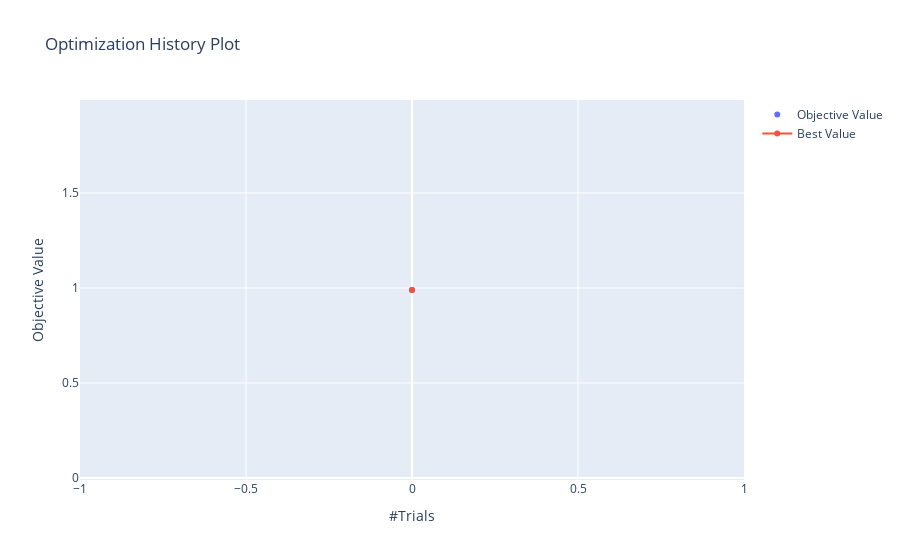
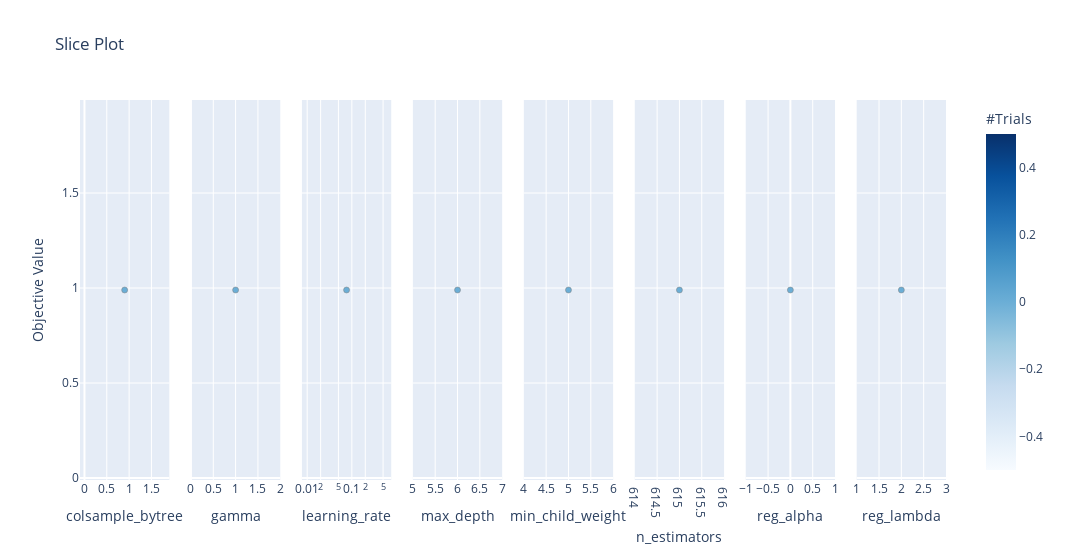
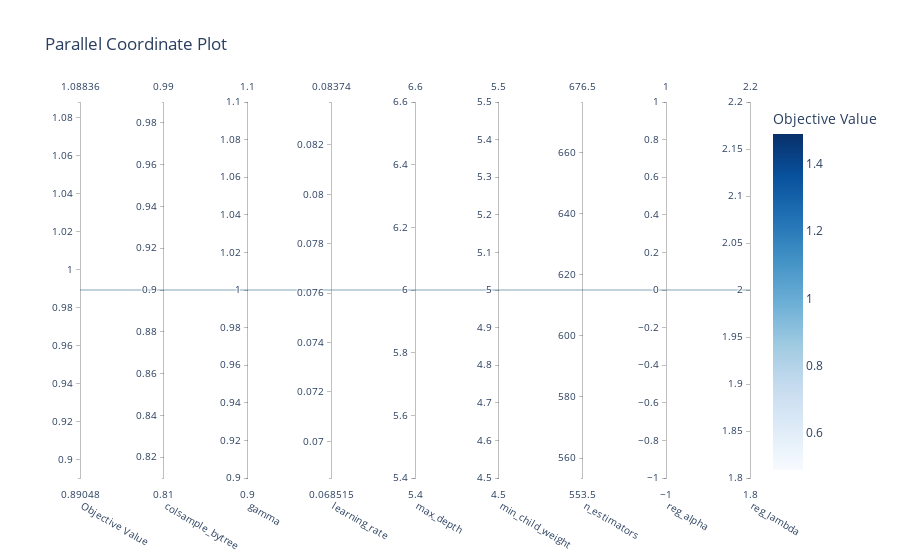
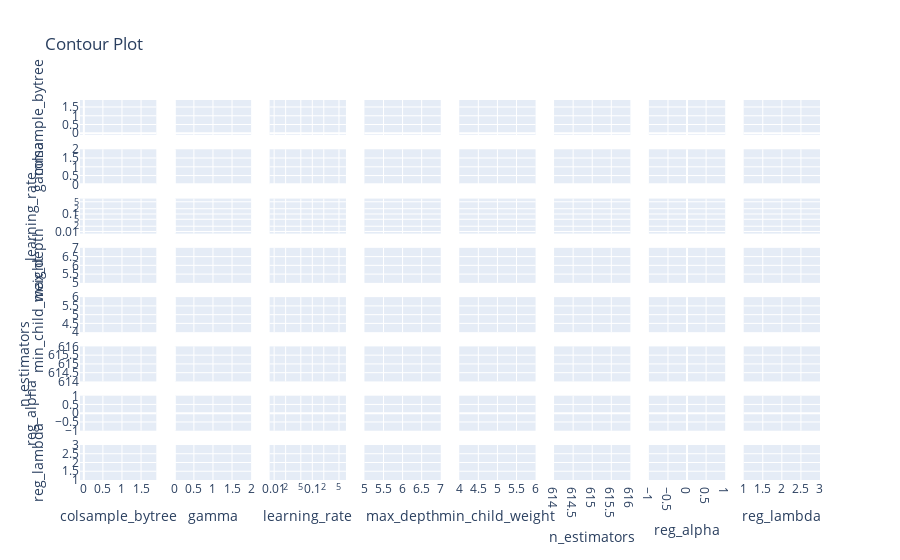

The cell these charts' notebook holds for them, in order:
### Code cell
df,study = tunning.optuna_opt(df,'Class','xgb',cv=3,n_trials=1)

### Figure 1 — Plotly figure (JSON) as saved in the notebook; plotly's stock layout.template omitted (floating-point values rounded to 4 significant figures)
{"data": [{"mode": "markers", "name": "Objective Value", "type": "scatter", "x": [0], "y": [0.9894]}, {"name": "Best Value", "type": "scatter", "x": [0], "y": [0.9894]}], "layout": {"title": {"text": "Optimization History Plot"}, "xaxis": {"title": {"text": "#Trials"}}, "yaxis": {"title": {"text": "Objective Value"}}}}

### Figure 2 — Plotly figure (JSON) as saved in the notebook; plotly's stock layout.template omitted (floating-point values rounded to 4 significant figures)
{"data": [{"marker": {"color": [0], "colorbar": {"title": {"text": "#Trials"}, "x": 1, "xpad": 40}, "colorscale": [[0, "rgb(247,251,255)"], [0.125, "rgb(222,235,247)"], [0.25, "rgb(198,219,239)"], [0.375, "rgb(158,202,225)"], [0.5, "rgb(107,174,214)"], [0.625, "rgb(66,146,198)"], [0.75, "rgb(33,113,181)"], [0.875, "rgb(8,81,156)"], [1, "rgb(8,48,107)"]], "line": {"color": "Grey", "width": 0.5}, "showscale": true}, "mode": "markers", "showlegend": false, "type": "scatter", "x": [0.9], "xaxis": "x", "y": [0.9894], "yaxis": "y"}, {"marker": {"color": [0], "colorbar": {"title": {"text": "#Trials"}, "x": 1, "xpad": 40}, "colorscale": [[0, "rgb(247,251,255)"], [0.125, "rgb(222,235,247)"], [0.25, "rgb(198,219,239)"], [0.375, "rgb(158,202,225)"], [0.5, "rgb(107,174,214)"], [0.625, "rgb(66,146,198)"], [0.75, "rgb(33,113,181)"], [0.875, "rgb(8,81,156)"], [1, "rgb(8,48,107)"]], "line": {"color": "Grey", "width": 0.5}, "showscale": false}, "mode": "markers", "showlegend": false, "type": "scatter", "x": [1], "xaxis": "x2", "y": [0.9894], "yaxis": "y2"}, {"marker": {"color": [0], "colorbar": {"title": {"text": "#Trials"}, "x": 1, "xpad": 40}, "colorscale": [[0, "rgb(247,251,255)"], [0.125, "rgb(222,235,247)"], [0.25, "rgb(198,219,239)"], [0.375, "rgb(158,202,225)"], [0.5, "rgb(107,174,214)"], [0.625, "rgb(66,146,198)"], [0.75, "rgb(33,113,181)"], [0.875, "rgb(8,81,156)"], [1, "rgb(8,48,107)"]], "line": {"color": "Grey", "width": 0.5}, "showscale": false}, "mode": "markers", "showlegend": false, "type": "scatter", "x": [0.07613], "xaxis": "x3", "y": [0.9894], "yaxis": "y3"}, {"marker": {"color": [0], "colorbar": {"title": {"text": "#Trials"}, "x": 1, "xpad": 40}, "colorscale": [[0, "rgb(247,251,255)"], [0.125, "rgb(222,235,247)"], [0.25, "rgb(198,219,239)"], [0.375, "rgb(158,202,225)"], [0.5, "rgb(107,174,214)"], [0.625, "rgb(66,146,198)"], [0.75, "rgb(33,113,181)"], [0.875, "rgb(8,81,156)"], [1, "rgb(8,48,107)"]], "line": {"color": "Grey", "width": 0.5}, "showscale": false}, "mode": "markers", "showlegend": false, "type": "scatter", "x": [6], "xaxis": "x4", "y": [0.9894], "yaxis": "y4"}, {"marker": {"color": [0], "colorbar": {"title": {"text": "#Trials"}, "x": 1, "xpad": 40}, "colorscale": [[0, "rgb(247,251,255)"], [0.125, "rgb(222,235,247)"], [0.25, "rgb(198,219,239)"], [0.375, "rgb(158,202,225)"], [0.5, "rgb(107,174,214)"], [0.625, "rgb(66,146,198)"], [0.75, "rgb(33,113,181)"], [0.875, "rgb(8,81,156)"], [1, "rgb(8,48,107)"]], "line": {"color": "Grey", "width": 0.5}, "showscale": false}, "mode": "markers", "showlegend": false, "type": "scatter", "x": [5], "xaxis": "x5", "y": [0.9894], "yaxis": "y5"}, {"marker": {"color": [0], "colorbar": {"title": {"text": "#Trials"}, "x": 1, "xpad": 40}, "colorscale": [[0, "rgb(247,251,255)"], [0.125, "rgb(222,235,247)"], [0.25, "rgb(198,219,239)"], [0.375, "rgb(158,202,225)"], [0.5, "rgb(107,174,214)"], [0.625, "rgb(66,146,198)"], [0.75, "rgb(33,113,181)"], [0.875, "rgb(8,81,156)"], [1, "rgb(8,48,107)"]], "line": {"color": "Grey", "width": 0.5}, "showscale": false}, "mode": "markers", "showlegend": false, "type": "scatter", "x": [615], "xaxis": "x6", "y": [0.9894], "yaxis": "y6"}, {"marker": {"color": [0], "colorbar": {"title": {"text": "#Trials"}, "x": 1, "xpad": 40}, "colorscale": [[0, "rgb(247,251,255)"], [0.125, "rgb(222,235,247)"], [0.25, "rgb(198,219,239)"], [0.375, "rgb(158,202,225)"], [0.5, "rgb(107,174,214)"], [0.625, "rgb(66,146,198)"], [0.75, "rgb(33,113,181)"], [0.875, "rgb(8,81,156)"], [1, "rgb(8,48,107)"]], "line": {"color": "Grey", "width": 0.5}, "showscale": false}, "mode": "markers", "showlegend": false, "type": "scatter", "x": [0], "xaxis": "x7", "y": [0.9894], "yaxis": "y7"}, {"marker": {"color": [0], "colorbar": {"title": {"text": "#Trials"}, "x": 1, "xpad": 40}, "colorscale": [[0, "rgb(247,251,255)"], [0.125, "rgb(222,235,247)"], [0.25, "rgb(198,219,239)"], [0.375, "rgb(158,202,225)"], [0.5, "rgb(107,174,214)"], [0.625, "rgb(66,146,198)"], [0.75, "rgb(33,113,181)"], [0.875, "rgb(8,81,156)"], [1, "rgb(8,48,107)"]], "line": {"color": "Grey", "width": 0.5}, "showscale": false}, "mode": "markers", "showlegend": false, "type": "scatter", "x": [2], "xaxis": "x8", "y": [0.9894], "yaxis": "y8"}], "layout": {"title": {"text": "Slice Plot"}, "width": 2400, "xaxis": {"anchor": "y", "domain": [0, 0.1031], "title": {"text": "colsample_bytree"}}, "xaxis2": {"anchor": "y2", "domain": [0.1281, 0.2312], "title": {"text": "gamma"}}, "xaxis3": {"anchor": "y3", "domain": [0.2562, 0.3594], "title": {"text": "learning_rate"}, "type": "log"}, "xaxis4": {"anchor": "y4", "domain": [0.3844, 0.4875], "title": {"text": "max_depth"}}, "xaxis5": {"anchor": "y5", "domain": [0.5125, 0.6156], "title": {"text": "min_child_weight"}}, "xaxis6": {"anchor": "y6", "domain": [0.6406, 0.7438], "title": {"text": "n_estimators"}}, "xaxis7": {"anchor": "y7", "domain": [0.7688, 0.8719], "title": {"text": "reg_alpha"}}, "xaxis8": {"anchor": "y8", "domain": [0.8969, 1], "title": {"text": "reg_lambda"}}, "yaxis": {"anchor": "x", "domain": [0, 1], "title": {"text": "Objective Value"}}, "yaxis2": {"anchor": "x2", "domain": [0, 1], "matches": "y", "showticklabels": false}, "yaxis3": {"anchor": "x3", "domain": [0, 1], "matches": "y", "showticklabels": false}, "yaxis4": {"anchor": "x4", "domain": [0, 1], "matches": "y", "showticklabels": false}, "yaxis5": {"anchor": "x5", "domain": [0, 1], "matches": "y", "showticklabels": false}, "yaxis6": {"anchor": "x6", "domain": [0, 1], "matches": "y", "showticklabels": false}, "yaxis7": {"anchor": "x7", "domain": [0, 1], "matches": "y", "showticklabels": false}, "yaxis8": {"anchor": "x8", "domain": [0, 1], "matches": "y", "showticklabels": false}}}

### Figure 3 — Plotly figure (JSON) as saved in the notebook; plotly's stock layout.template omitted (floating-point values rounded to 4 significant figures)
{"data": [{"dimensions": [{"label": "Objective Value", "range": [0.9894, 0.9894], "values": [0.9894]}, {"label": "colsample_bytree", "range": [0.9, 0.9], "values": [0.9]}, {"label": "gamma", "range": [1, 1], "values": [1]}, {"label": "learning_rate", "range": [0.07613, 0.07613], "values": [0.07613]}, {"label": "max_depth", "range": [6, 6], "values": [6]}, {"label": "min_child_weight", "range": [5, 5], "values": [5]}, {"label": "n_estimators", "range": [615, 615], "values": [615]}, {"label": "reg_alpha", "range": [0, 0], "values": [0]}, {"label": "reg_lambda", "range": [2, 2], "values": [2]}], "labelangle": 30, "labelside": "bottom", "line": {"color": [0.9894], "colorbar": {"title": {"text": "Objective Value"}}, "colorscale": [[0, "rgb(247,251,255)"], [0.125, "rgb(222,235,247)"], [0.25, "rgb(198,219,239)"], [0.375, "rgb(158,202,225)"], [0.5, "rgb(107,174,214)"], [0.625, "rgb(66,146,198)"], [0.75, "rgb(33,113,181)"], [0.875, "rgb(8,81,156)"], [1, "rgb(8,48,107)"]], "reversescale": false, "showscale": true}, "type": "parcoords"}], "layout": {"title": {"text": "Parallel Coordinate Plot"}}}

### Figure 4 — Plotly figure (JSON) as saved in the notebook; plotly's stock layout.template omitted (floating-point values rounded to 4 significant figures)
{"data": [{"type": "scatter", "xaxis": "x", "yaxis": "y"}, {"showscale": true, "type": "contour", "xaxis": "x9", "yaxis": "y9"}, {"type": "scatter", "xaxis": "x9", "yaxis": "y9"}, {"showscale": false, "type": "contour", "xaxis": "x17", "yaxis": "y17"}, {"type": "scatter", "xaxis": "x17", "yaxis": "y17"}, {"showscale": false, "type": "contour", "xaxis": "x25", "yaxis": "y25"}, {"type": "scatter", "xaxis": "x25", "yaxis": "y25"}, {"showscale": false, "type": "contour", "xaxis": "x33", "yaxis": "y33"}, {"type": "scatter", "xaxis": "x33", "yaxis": "y33"}, {"showscale": false, "type": "contour", "xaxis": "x41", "yaxis": "y41"}, {"type": "scatter", "xaxis": "x41", "yaxis": "y41"}, {"showscale": false, "type": "contour", "xaxis": "x49", "yaxis": "y49"}, {"type": "scatter", "xaxis": "x49", "yaxis": "y49"}, {"showscale": false, "type": "contour", "xaxis": "x57", "yaxis": "y57"}, {"type": "scatter", "xaxis": "x57", "yaxis": "y57"}, {"showscale": false, "type": "contour", "xaxis": "x2", "yaxis": "y2"}, {"type": "scatter", "xaxis": "x2", "yaxis": "y2"}, {"type": "scatter", "xaxis": "x10", "yaxis": "y10"}, {"showscale": false, "type": "contour", "xaxis": "x18", "yaxis": "y18"}, {"type": "scatter", "xaxis": "x18", "yaxis": "y18"}, {"showscale": false, "type": "contour", "xaxis": "x26", "yaxis": "y26"}, {"type": "scatter", "xaxis": "x26", "yaxis": "y26"}, {"showscale": false, "type": "contour", "xaxis": "x34", "yaxis": "y34"}, {"type": "scatter", "xaxis": "x34", "yaxis": "y34"}, {"showscale": false, "type": "contour", "xaxis": "x42", "yaxis": "y42"}, {"type": "scatter", "xaxis": "x42", "yaxis": "y42"}, {"showscale": false, "type": "contour", "xaxis": "x50", "yaxis": "y50"}, {"type": "scatter", "xaxis": "x50", "yaxis": "y50"}, {"showscale": false, "type": "contour", "xaxis": "x58", "yaxis": "y58"}, {"type": "scatter", "xaxis": "x58", "yaxis": "y58"}, {"showscale": false, "type": "contour", "xaxis": "x3", "yaxis": "y3"}, {"type": "scatter", "xaxis": "x3", "yaxis": "y3"}, {"showscale": false, "type": "contour", "xaxis": "x11", "yaxis": "y11"}, {"type": "scatter", "xaxis": "x11", "yaxis": "y11"}, {"type": "scatter", "xaxis": "x19", "yaxis": "y19"}, {"showscale": false, "type": "contour", "xaxis": "x27", "yaxis": "y27"}, {"type": "scatter", "xaxis": "x27", "yaxis": "y27"}, {"showscale": false, "type": "contour", "xaxis": "x35", "yaxis": "y35"}, {"type": "scatter", "xaxis": "x35", "yaxis": "y35"}, {"showscale": false, "type": "contour", "xaxis": "x43", "yaxis": "y43"}, {"type": "scatter", "xaxis": "x43", "yaxis": "y43"}, {"showscale": false, "type": "contour", "xaxis": "x51", "yaxis": "y51"}, {"type": "scatter", "xaxis": "x51", "yaxis": "y51"}, {"showscale": false, "type": "contour", "xaxis": "x59", "yaxis": "y59"}, {"type": "scatter", "xaxis": "x59", "yaxis": "y59"}, {"showscale": false, "type": "contour", "xaxis": "x4", "yaxis": "y4"}, {"type": "scatter", "xaxis": "x4", "yaxis": "y4"}, {"showscale": false, "type": "contour", "xaxis": "x12", "yaxis": "y12"}, {"type": "scatter", "xaxis": "x12", "yaxis": "y12"}, {"showscale": false, "type": "contour", "xaxis": "x20", "yaxis": "y20"}, {"type": "scatter", "xaxis": "x20", "yaxis": "y20"}, {"type": "scatter", "xaxis": "x28", "yaxis": "y28"}, {"showscale": false, "type": "contour", "xaxis": "x36", "yaxis": "y36"}, {"type": "scatter", "xaxis": "x36", "yaxis": "y36"}, {"showscale": false, "type": "contour", "xaxis": "x44", "yaxis": "y44"}, {"type": "scatter", "xaxis": "x44", "yaxis": "y44"}, {"showscale": false, "type": "contour", "xaxis": "x52", "yaxis": "y52"}, {"type": "scatter", "xaxis": "x52", "yaxis": "y52"}, {"showscale": false, "type": "contour", "xaxis": "x60", "yaxis": "y60"}, {"type": "scatter", "xaxis": "x60", "yaxis": "y60"}, {"showscale": false, "type": "contour", "xaxis": "x5", "yaxis": "y5"}, {"type": "scatter", "xaxis": "x5", "yaxis": "y5"}, {"showscale": false, "type": "contour", "xaxis": "x13", "yaxis": "y13"}, {"type": "scatter", "xaxis": "x13", "yaxis": "y13"}, {"showscale": false, "type": "contour", "xaxis": "x21", "yaxis": "y21"}, {"type": "scatter", "xaxis": "x21", "yaxis": "y21"}, {"showscale": false, "type": "contour", "xaxis": "x29", "yaxis": "y29"}, {"type": "scatter", "xaxis": "x29", "yaxis": "y29"}, {"type": "scatter", "xaxis": "x37", "yaxis": "y37"}, {"showscale": false, "type": "contour", "xaxis": "x45", "yaxis": "y45"}, {"type": "scatter", "xaxis": "x45", "yaxis": "y45"}, {"showscale": false, "type": "contour", "xaxis": "x53", "yaxis": "y53"}, {"type": "scatter", "xaxis": "x53", "yaxis": "y53"}, {"showscale": false, "type": "contour", "xaxis": "x61", "yaxis": "y61"}, {"type": "scatter", "xaxis": "x61", "yaxis": "y61"}, {"showscale": false, "type": "contour", "xaxis": "x6", "yaxis": "y6"}, {"type": "scatter", "xaxis": "x6", "yaxis": "y6"}, {"showscale": false, "type": "contour", "xaxis": "x14", "yaxis": "y14"}, {"type": "scatter", "xaxis": "x14", "yaxis": "y14"}, {"showscale": false, "type": "contour", "xaxis": "x22", "yaxis": "y22"}, {"type": "scatter", "xaxis": "x22", "yaxis": "y22"}, {"showscale": false, "type": "contour", "xaxis": "x30", "yaxis": "y30"}, {"type": "scatter", "xaxis": "x30", "yaxis": "y30"}, {"showscale": false, "type": "contour", "xaxis": "x38", "yaxis": "y38"}, {"type": "scatter", "xaxis": "x38", "yaxis": "y38"}, {"type": "scatter", "xaxis": "x46", "yaxis": "y46"}, {"showscale": false, "type": "contour", "xaxis": "x54", "yaxis": "y54"}, {"type": "scatter", "xaxis": "x54", "yaxis": "y54"}, {"showscale": false, "type": "contour", "xaxis": "x62", "yaxis": "y62"}, {"type": "scatter", "xaxis": "x62", "yaxis": "y62"}, {"showscale": false, "type": "contour", "xaxis": "x7", "yaxis": "y7"}, {"type": "scatter", "xaxis": "x7", "yaxis": "y7"}, {"showscale": false, "type": "contour", "xaxis": "x15", "yaxis": "y15"}, {"type": "scatter", "xaxis": "x15", "yaxis": "y15"}, {"showscale": false, "type": "contour", "xaxis": "x23", "yaxis": "y23"}, {"type": "scatter", "xaxis": "x23", "yaxis": "y23"}, {"showscale": false, "type": "contour", "xaxis": "x31", "yaxis": "y31"}, {"type": "scatter", "xaxis": "x31", "yaxis": "y31"}, {"showscale": false, "type": "contour", "xaxis": "x39", "yaxis": "y39"}, {"type": "scatter", "xaxis": "x39", "yaxis": "y39"}, {"showscale": false, "type": "contour", "xaxis": "x47", "yaxis": "y47"}, {"type": "scatter", "xaxis": "x47", "yaxis": "y47"}, {"type": "scatter", "xaxis": "x55", "yaxis": "y55"}, {"showscale": false, "type": "contour", "xaxis": "x63", "yaxis": "y63"}, {"type": "scatter", "xaxis": "x63", "yaxis": "y63"}, {"showscale": false, "type": "contour", "xaxis": "x8", "yaxis": "y8"}, {"type": "scatter", "xaxis": "x8", "yaxis": "y8"}, {"showscale": false, "type": "contour", "xaxis": "x16", "yaxis": "y16"}, {"type": "scatter", "xaxis": "x16", "yaxis": "y16"}, {"showscale": false, "type": "contour", "xaxis": "x24", "yaxis": "y24"}, {"type": "scatter", "xaxis": "x24", "yaxis": "y24"}, {"showscale": false, "type": "contour", "xaxis": "x32", "yaxis": "y32"}, {"type": "scatter", "xaxis": "x32", "yaxis": "y32"}, {"showscale": false, "type": "contour", "xaxis": "x40", "yaxis": "y40"}, {"type": "scatter", "xaxis": "x40", "yaxis": "y40"}, {"showscale": false, "type": "contour", "xaxis": "x48", "yaxis": "y48"}, {"type": "scatter", "xaxis": "x48", "yaxis": "y48"}, {"showscale": false, "type": "contour", "xaxis": "x56", "yaxis": "y56"}, {"type": "scatter", "xaxis": "x56", "yaxis": "y56"}, {"type": "scatter", "xaxis": "x64", "yaxis": "y64"}], "layout": {"title": {"text": "Contour Plot"}, "xaxis": {"anchor": "y", "domain": [0, 0.1031], "matches": "x57", "range": [0.9, 0.9], "showticklabels": false}, "xaxis10": {"anchor": "y10", "domain": [0.1281, 0.2312], "matches": "x58", "range": [1, 1], "showticklabels": false}, "xaxis11": {"anchor": "y11", "domain": [0.2562, 0.3594], "matches": "x59", "range": [-1.118, -1.118], "showticklabels": false, "type": "log"}, "xaxis12": {"anchor": "y12", "domain": [0.3844, 0.4875], "matches": "x60", "range": [6, 6], "showticklabels": false}, "xaxis13": {"anchor": "y13", "domain": [0.5125, 0.6156], "matches": "x61", "range": [5, 5], "showticklabels": false}, "xaxis14": {"anchor": "y14", "domain": [0.6406, 0.7438], "matches": "x62", "range": [615, 615], "showticklabels": false}, "xaxis15": {"anchor": "y15", "domain": [0.7688, 0.8719], "matches": "x63", "range": [0, 0], "showticklabels": false}, "xaxis16": {"anchor": "y16", "domain": [0.8969, 1], "matches": "x64", "range": [2, 2], "showticklabels": false}, "xaxis17": {"anchor": "y17", "domain": [0, 0.1031], "matches": "x57", "range": [0.9, 0.9], "showticklabels": false}, "xaxis18": {"anchor": "y18", "domain": [0.1281, 0.2312], "matches": "x58", "range": [1, 1], "showticklabels": false}, "xaxis19": {"anchor": "y19", "domain": [0.2562, 0.3594], "matches": "x59", "range": [-1.118, -1.118], "showticklabels": false, "type": "log"}, "xaxis2": {"anchor": "y2", "domain": [0.1281, 0.2312], "matches": "x58", "range": [1, 1], "showticklabels": false}, "xaxis20": {"anchor": "y20", "domain": [0.3844, 0.4875], "matches": "x60", "range": [6, 6], "showticklabels": false}, "xaxis21": {"anchor": "y21", "domain": [0.5125, 0.6156], "matches": "x61", "range": [5, 5], "showticklabels": false}, "xaxis22": {"anchor": "y22", "domain": [0.6406, 0.7438], "matches": "x62", "range": [615, 615], "showticklabels": false}, "xaxis23": {"anchor": "y23", "domain": [0.7688, 0.8719], "matches": "x63", "range": [0, 0], "showticklabels": false}, "xaxis24": {"anchor": "y24", "domain": [0.8969, 1], "matches": "x64", "range": [2, 2], "showticklabels": false}, "xaxis25": {"anchor": "y25", "domain": [0, 0.1031], "matches": "x57", "range": [0.9, 0.9], "showticklabels": false}, "xaxis26": {"anchor": "y26", "domain": [0.1281, 0.2312], "matches": "x58", "range": [1, 1], "showticklabels": false}, "xaxis27": {"anchor": "y27", "domain": [0.2562, 0.3594], "matches": "x59", "range": [-1.118, -1.118], "showticklabels": false, "type": "log"}, "xaxis28": {"anchor": "y28", "domain": [0.3844, 0.4875], "matches": "x60", "range": [6, 6], "showticklabels": false}, "xaxis29": {"anchor": "y29", "domain": [0.5125, 0.6156], "matches": "x61", "range": [5, 5], "showticklabels": false}, "xaxis3": {"anchor": "y3", "domain": [0.2562, 0.3594], "matches": "x59", "range": [-1.118, -1.118], "showticklabels": false, "type": "log"}, "xaxis30": {"anchor": "y30", "domain": [0.6406, 0.7438], "matches": "x62", "range": [615, 615], "showticklabels": false}, "xaxis31": {"anchor": "y31", "domain": [0.7688, 0.8719], "matches": "x63", "range": [0, 0], "showticklabels": false}, "xaxis32": {"anchor": "y32", "domain": [0.8969, 1], "matches": "x64", "range": [2, 2], "showticklabels": false}, "xaxis33": {"anchor": "y33", "domain": [0, 0.1031], "matches": "x57", "range": [0.9, 0.9], "showticklabels": false}, "xaxis34": {"anchor": "y34", "domain": [0.1281, 0.2312], "matches": "x58", "range": [1, 1], "showticklabels": false}, "xaxis35": {"anchor": "y35", "domain": [0.2562, 0.3594], "matches": "x59", "range": [-1.118, -1.118], "showticklabels": false, "type": "log"}, "xaxis36": {"anchor": "y36", "domain": [0.3844, 0.4875], "matches": "x60", "range": [6, 6], "showticklabels": false}, "xaxis37": {"anchor": "y37", "domain": [0.5125, 0.6156], "matches": "x61", "range": [5, 5], "showticklabels": false}, "xaxis38": {"anchor": "y38", "domain": [0.6406, 0.7438], "matches": "x62", "range": [615, 615], "showticklabels": false}, "xaxis39": {"anchor": "y39", "domain": [0.7688, 0.8719], "matches": "x63", "range": [0, 0], "showticklabels": false}, "xaxis4": {"anchor": "y4", "domain": [0.3844, 0.4875], "matches": "x60", "range": [6, 6], "showticklabels": false}, "xaxis40": {"anchor": "y40", "domain": [0.8969, 1], "matches": "x64", "range": [2, 2], "showticklabels": false}, "xaxis41": {"anchor": "y41", "domain": [0, 0.1031], "matches": "x57", "range": [0.9, 0.9], "showticklabels": false}, "xaxis42": {"anchor": "y42", "domain": [0.1281, 0.2312], "matches": "x58", "range": [1, 1], "showticklabels": false}, "xaxis43": {"anchor": "y43", "domain": [0.2562, 0.3594], "matches": "x59", "range": [-1.118, -1.118], "showticklabels": false, "type": "log"}, "xaxis44": {"anchor": "y44", "domain": [0.3844, 0.4875], "matches": "x60", "range": [6, 6], "showticklabels": false}, "xaxis45": {"anchor": "y45", "domain": [0.5125, 0.6156], "matches": "x61", "range": [5, 5], "showticklabels": false}, "xaxis46": {"anchor": "y46", "domain": [0.6406, 0.7438], "matches": "x62", "range": [615, 615], "showticklabels": false}, "xaxis47": {"anchor": "y47", "domain": [0.7688, 0.8719], "matches": "x63", "range": [0, 0], "showticklabels": false}, "xaxis48": {"anchor": "y48", "domain": [0.8969, 1], "matches": "x64", "range": [2, 2], "showticklabels": false}, "xaxis49": {"anchor": "y49", "domain": [0, 0.1031], "matches": "x57", "range": [0.9, 0.9], "showticklabels": false}, "xaxis5": {"anchor": "y5", "domain": [0.5125, 0.6156], "matches": "x61", "range": [5, 5], "showticklabels": false}, "xaxis50": {"anchor": "y50", "domain": [0.1281, 0.2312], "matches": "x58", "range": [1, 1], "showticklabels": false}, "xaxis51": {"anchor": "y51", "domain": [0.2562, 0.3594], "matches": "x59", "range": [-1.118, -1.118], "showticklabels": false, "type": "log"}, "xaxis52": {"anchor": "y52", "domain": [0.3844, 0.4875], "matches": "x60", "range": [6, 6], "showticklabels": false}, "xaxis53": {"anchor": "y53", "domain": [0.5125, 0.6156], "matches": "x61", "range": [5, 5], "showticklabels": false}, "xaxis54": {"anchor": "y54", "domain": [0.6406, 0.7438], "matches": "x62", "range": [615, 615], "showticklabels": false}, "xaxis55": {"anchor": "y55", "domain": [0.7688, 0.8719], "matches": "x63", "range": [0, 0], "showticklabels": false}, "xaxis56": {"anchor": "y56", "domain": [0.8969, 1], "matches": "x64", "range": [2, 2], "showticklabels": false}, "xaxis57": {"anchor": "y57", "domain": [0, 0.1031], "range": [0.9, 0.9], "title": {"text": "colsample_bytree"}}, "xaxis58": {"anchor": "y58", "domain": [0.1281, 0.2312], "range": [1, 1], "title": {"text": "gamma"}}, "xaxis59": {"anchor": "y59", "domain": [0.2562, 0.3594], "range": [-1.118, -1.118], "title": {"text": "learning_rate"}, "type": "log"}, "xaxis6": {"anchor": "y6", "domain": [0.6406, 0.7438], "matches": "x62", "range": [615, 615], "showticklabels": false}, "xaxis60": {"anchor": "y60", "domain": [0.3844, 0.4875], "range": [6, 6], "title": {"text": "max_depth"}}, "xaxis61": {"anchor": "y61", "domain": [0.5125, 0.6156], "range": [5, 5], "title": {"text": "min_child_weight"}}, "xaxis62": {"anchor": "y62", "domain": [0.6406, 0.7438], "range": [615, 615], "title": {"text": "n_estimators"}}, "xaxis63": {"anchor": "y63", "domain": [0.7688, 0.8719], "range": [0, 0], "title": {"text": "reg_alpha"}}, "xaxis64": {"anchor": "y64", "domain": [0.8969, 1], "range": [2, 2], "title": {"text": "reg_lambda"}}, "xaxis7": {"anchor": "y7", "domain": [0.7688, 0.8719], "matches": "x63", "range": [0, 0], "showticklabels": false}, "xaxis8": {"anchor": "y8", "domain": [0.8969, 1], "matches": "x64", "range": [2, 2], "showticklabels": false}, "xaxis9": {"anchor": "y9", "domain": [0, 0.1031], "matches": "x57", "range": [0.9, 0.9], "showticklabels": false}, "yaxis": {"anchor": "x", "domain": [0.9078, 1.0], "range": [0.9, 0.9], "title": {"text": "colsample_bytree"}}, "yaxis10": {"anchor": "x10", "domain": [0.7781, 0.8703], "matches": "y9", "range": [1, 1], "showticklabels": false}, "yaxis11": {"anchor": "x11", "domain": [0.7781, 0.8703], "matches": "y9", "range": [1, 1], "showticklabels": false}, "yaxis12": {"anchor": "x12", "domain": [0.7781, 0.8703], "matches": "y9", "range": [1, 1], "showticklabels": false}, "yaxis13": {"anchor": "x13", "domain": [0.7781, 0.8703], "matches": "y9", "range": [1, 1], "showticklabels": false}, "yaxis14": {"anchor": "x14", "domain": [0.7781, 0.8703], "matches": "y9", "range": [1, 1], "showticklabels": false}, "yaxis15": {"anchor": "x15", "domain": [0.7781, 0.8703], "matches": "y9", "range": [1, 1], "showticklabels": false}, "yaxis16": {"anchor": "x16", "domain": [0.7781, 0.8703], "matches": "y9", "range": [1, 1], "showticklabels": false}, "yaxis17": {"anchor": "x17", "domain": [0.6484, 0.7406], "range": [-1.118, -1.118], "title": {"text": "learning_rate"}, "type": "log"}, "yaxis18": {"anchor": "x18", "domain": [0.6484, 0.7406], "matches": "y17", "range": [-1.118, -1.118], "showticklabels": false, "type": "log"}, "yaxis19": {"anchor": "x19", "domain": [0.6484, 0.7406], "matches": "y17", "range": [-1.118, -1.118], "showticklabels": false, "type": "log"}, "yaxis2": {"anchor": "x2", "domain": [0.9078, 1.0], "matches": "y", "range": [0.9, 0.9], "showticklabels": false}, "yaxis20": {"anchor": "x20", "domain": [0.6484, 0.7406], "matches": "y17", "range": [-1.118, -1.118], "showticklabels": false, "type": "log"}, "yaxis21": {"anchor": "x21", "domain": [0.6484, 0.7406], "matches": "y17", "range": [-1.118, -1.118], "showticklabels": false, "type": "log"}, "yaxis22": {"anchor": "x22", "domain": [0.6484, 0.7406], "matches": "y17", "range": [-1.118, -1.118], "showticklabels": false, "type": "log"}, "yaxis23": {"anchor": "x23", "domain": [0.6484, 0.7406], "matches": "y17", "range": [-1.118, -1.118], "showticklabels": false, "type": "log"}, "yaxis24": {"anchor": "x24", "domain": [0.6484, 0.7406], "matches": "y17", "range": [-1.118, -1.118], "showticklabels": false, "type": "log"}, "yaxis25": {"anchor": "x25", "domain": [0.5188, 0.6109], "range": [6, 6], "title": {"text": "max_depth"}}, "yaxis26": {"anchor": "x26", "domain": [0.5188, 0.6109], "matches": "y25", "range": [6, 6], "showticklabels": false}, "yaxis27": {"anchor": "x27", "domain": [0.5188, 0.6109], "matches": "y25", "range": [6, 6], "showticklabels": false}, "yaxis28": {"anchor": "x28", "domain": [0.5188, 0.6109], "matches": "y25", "range": [6, 6], "showticklabels": false}, "yaxis29": {"anchor": "x29", "domain": [0.5188, 0.6109], "matches": "y25", "range": [6, 6], "showticklabels": false}, "yaxis3": {"anchor": "x3", "domain": [0.9078, 1.0], "matches": "y", "range": [0.9, 0.9], "showticklabels": false}, "yaxis30": {"anchor": "x30", "domain": [0.5188, 0.6109], "matches": "y25", "range": [6, 6], "showticklabels": false}, "yaxis31": {"anchor": "x31", "domain": [0.5188, 0.6109], "matches": "y25", "range": [6, 6], "showticklabels": false}, "yaxis32": {"anchor": "x32", "domain": [0.5188, 0.6109], "matches": "y25", "range": [6, 6], "showticklabels": false}, "yaxis33": {"anchor": "x33", "domain": [0.3891, 0.4813], "range": [5, 5], "title": {"text": "min_child_weight"}}, "yaxis34": {"anchor": "x34", "domain": [0.3891, 0.4813], "matches": "y33", "range": [5, 5], "showticklabels": false}, "yaxis35": {"anchor": "x35", "domain": [0.3891, 0.4813], "matches": "y33", "range": [5, 5], "showticklabels": false}, "yaxis36": {"anchor": "x36", "domain": [0.3891, 0.4813], "matches": "y33", "range": [5, 5], "showticklabels": false}, "yaxis37": {"anchor": "x37", "domain": [0.3891, 0.4813], "matches": "y33", "range": [5, 5], "showticklabels": false}, "yaxis38": {"anchor": "x38", "domain": [0.3891, 0.4813], "matches": "y33", "range": [5, 5], "showticklabels": false}, "yaxis39": {"anchor": "x39", "domain": [0.3891, 0.4813], "matches": "y33", "range": [5, 5], "showticklabels": false}, "yaxis4": {"anchor": "x4", "domain": [0.9078, 1.0], "matches": "y", "range": [0.9, 0.9], "showticklabels": false}, "yaxis40": {"anchor": "x40", "domain": [0.3891, 0.4813], "matches": "y33", "range": [5, 5], "showticklabels": false}, "yaxis41": {"anchor": "x41", "domain": [0.2594, 0.3516], "range": [615, 615], "title": {"text": "n_estimators"}}, "yaxis42": {"anchor": "x42", "domain": [0.2594, 0.3516], "matches": "y41", "range": [615, 615], "showticklabels": false}, "yaxis43": {"anchor": "x43", "domain": [0.2594, 0.3516], "matches": "y41", "range": [615, 615], "showticklabels": false}, "yaxis44": {"anchor": "x44", "domain": [0.2594, 0.3516], "matches": "y41", "range": [615, 615], "showticklabels": false}, "yaxis45": {"anchor": "x45", "domain": [0.2594, 0.3516], "matches": "y41", "range": [615, 615], "showticklabels": false}, "yaxis46": {"anchor": "x46", "domain": [0.2594, 0.3516], "matches": "y41", "range": [615, 615], "showticklabels": false}, "yaxis47": {"anchor": "x47", "domain": [0.2594, 0.3516], "matches": "y41", "range": [615, 615], "showticklabels": false}, "yaxis48": {"anchor": "x48", "domain": [0.2594, 0.3516], "matches": "y41", "range": [615, 615], "showticklabels": false}, "yaxis49": {"anchor": "x49", "domain": [0.1297, 0.2219], "range": [0, 0], "title": {"text": "reg_alpha"}}, "yaxis5": {"anchor": "x5", "domain": [0.9078, 1.0], "matches": "y", "range": [0.9, 0.9], "showticklabels": false}, "yaxis50": {"anchor": "x50", "domain": [0.1297, 0.2219], "matches": "y49", "range": [0, 0], "showticklabels": false}, "yaxis51": {"anchor": "x51", "domain": [0.1297, 0.2219], "matches": "y49", "range": [0, 0], "showticklabels": false}, "yaxis52": {"anchor": "x52", "domain": [0.1297, 0.2219], "matches": "y49", "range": [0, 0], "showticklabels": false}, "yaxis53": {"anchor": "x53", "domain": [0.1297, 0.2219], "matches": "y49", "range": [0, 0], "showticklabels": false}, "yaxis54": {"anchor": "x54", "domain": [0.1297, 0.2219], "matches": "y49", "range": [0, 0], "showticklabels": false}, "yaxis55": {"anchor": "x55", "domain": [0.1297, 0.2219], "matches": "y49", "range": [0, 0], "showticklabels": false}, "yaxis56": {"anchor": "x56", "domain": [0.1297, 0.2219], "matches": "y49", "range": [0, 0], "showticklabels": false}, "yaxis57": {"anchor": "x57", "domain": [0, 0.09219], "range": [2, 2], "title": {"text": "reg_lambda"}}, "yaxis58": {"anchor": "x58", "domain": [0, 0.09219], "matches": "y57", "range": [2, 2], "showticklabels": false}, "yaxis59": {"anchor": "x59", "domain": [0, 0.09219], "matches": "y57", "range": [2, 2], "showticklabels": false}, "yaxis6": {"anchor": "x6", "domain": [0.9078, 1.0], "matches": "y", "range": [0.9, 0.9], "showticklabels": false}, "yaxis60": {"anchor": "x60", "domain": [0, 0.09219], "matches": "y57", "range": [2, 2], "showticklabels": false}, "yaxis61": {"anchor": "x61", "domain": [0, 0.09219], "matches": "y57", "range": [2, 2], "showticklabels": false}, "yaxis62": {"anchor": "x62", "domain": [0, 0.09219], "matches": "y57", "range": [2, 2], "showticklabels": false}, "yaxis63": {"anchor": "x63", "domain": [0, 0.09219], "matches": "y57", "range": [2, 2], "showticklabels": false}, "yaxis64": {"anchor": "x64", "domain": [0, 0.09219], "matches": "y57", "range": [2, 2], "showticklabels": false}, "yaxis7": {"anchor": "x7", "domain": [0.9078, 1.0], "matches": "y", "range": [0.9, 0.9], "showticklabels": false}, "yaxis8": {"anchor": "x8", "domain": [0.9078, 1.0], "matches": "y", "range": [0.9, 0.9], "showticklabels": false}, "yaxis9": {"anchor": "x9", "domain": [0.7781, 0.8703], "range": [1, 1], "title": {"text": "gamma"}}}}
